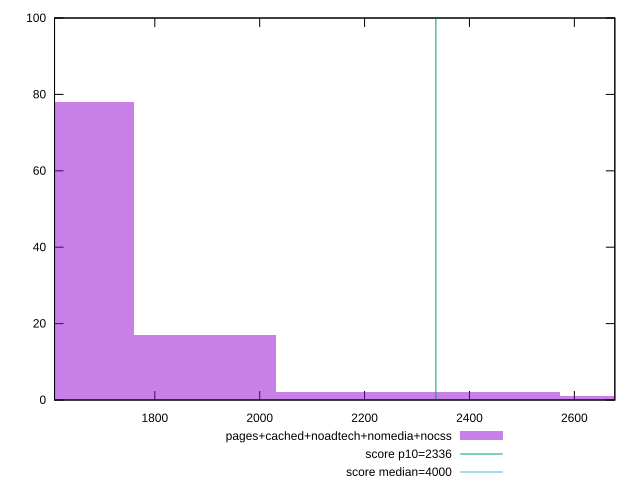

Reproduce this figure in gnuplot.
reset

$pagesCachedNoadtechNomediaNocss <<EOF
2436.4320454268795 2
1624.2880302845865 78
1895.0027019986842 17
2707.146717140977 1
2165.717373712782 2
EOF

set key outside below
set boxwidth 270.71467171409773
set xrange [1608.796:2677.1759999999995]
set yrange [0:100]
set trange [0:100]
set style fill transparent solid 0.5 noborder

set parametric
set terminal svg size 640, 490 enhanced background rgb 'white'
set output "report_00013_2021-02-09T12-04-24.940Z/first-meaningful-paint/comparison/histogram/4_vs_5.svg"

plot $pagesCachedNoadtechNomediaNocss title "pages+cached+noadtech+nomedia+nocss" with boxes, \
     2336,t title "score p10=2336", \
     4000,t title "score median=4000"

reset
